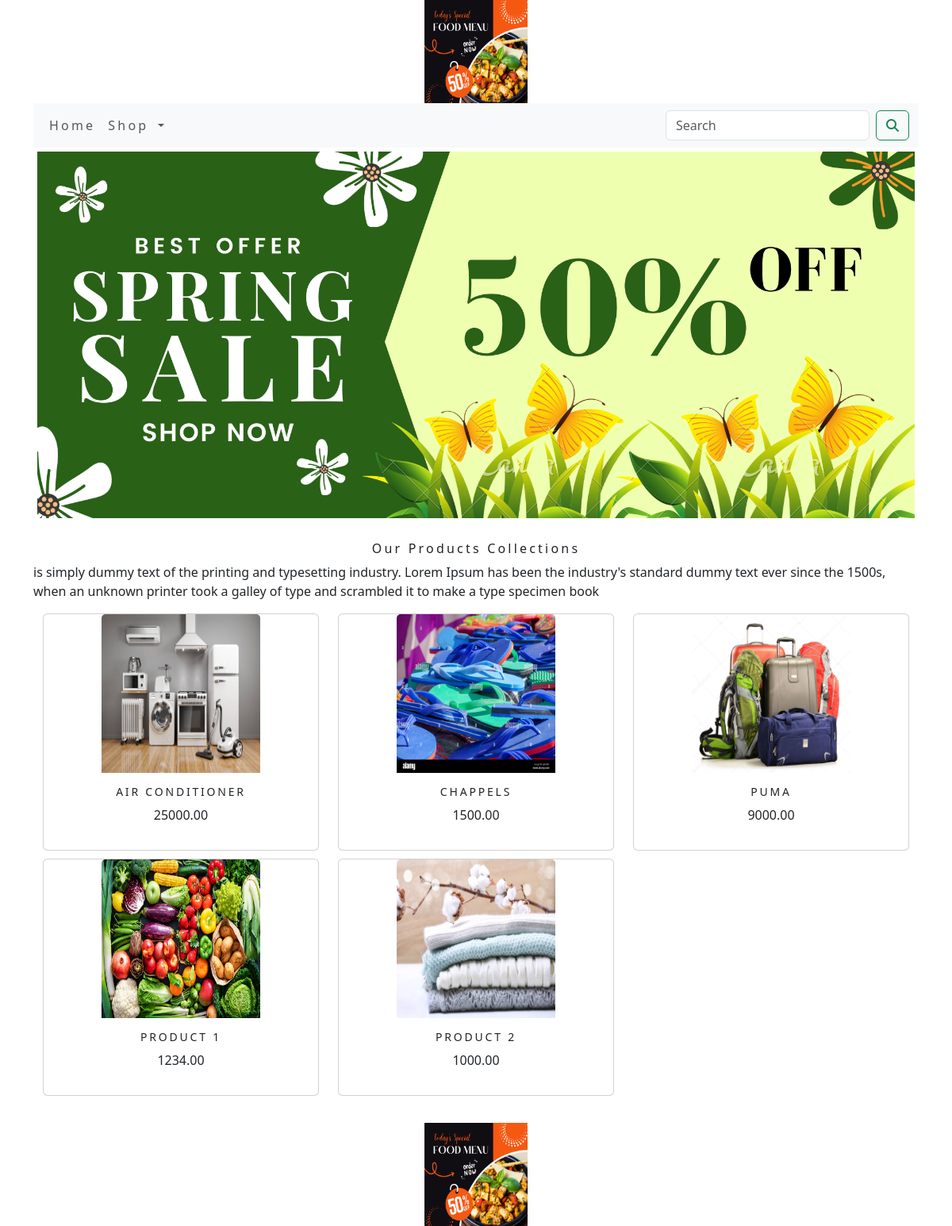
The app's page /shop/ with its own data.
### shop/models.py (models this page shows, shortened)
class Product(models.Model):
    name = models.CharField(max_length=250, unique=True)
    slug = models.SlugField(max_length=250, unique=True)
    description = models.TextField(blank=True)
    price=models.DecimalField(max_digits=10,decimal_places=2)
    category=models.ForeignKey(Category,on_delete=models.CASCADE)
    image = models.ImageField(upload_to='product', blank=True)
    stock=models.IntegerField()
    available=models.BooleanField(default=True)
    created=models.DateTimeField(auto_now_add=True)
    updated=models.DateTimeField(auto_now=True)
    def get_url(self):
        return reverse('shop:prodCatdetail',args=[self.category.slug,self.slug])
    class Meta:
        ordering=('name',)
        verbose_name='product'
        verbose_name_plural='products'

### shop/views.py (the view)
# urls.py: path('',views.allProdCat,name='allProdCat'),
def allProdCat(request,c_slug=None):
    c_page=None
    products_list=None
    if c_slug!=None:
        c_page=get_object_or_404(Category,slug=c_slug)
        products_list=Product.objects.all().filter(category=c_page,available=True)
    else:
        products_list=Product.objects.all().filter(available=True)
    paginator=Paginator(products_list,6)
    try:
        page=int(request.GET.get('page','1'))
    except:
        page=1
    try:
        products=paginator.page(page)
    except (EmptyPage,InvalidPage):
        products=paginator.page(paginator.num_pages)
    return render(request,"category.html",{'category':c_page,'products':products})

### cart/context_processors.py (called while the page is built)
def counter(request):
    item_count=0
    if 'admin' in request.path:
        return {}
    else:
        try:
            cart=Cart.objects.filter(cart_id=_cart_id(request))
            cart_items=CartItem.objects.all().filter(cart=cart[:1])
            for cart_item in cart_items:
                item_count += cart_item.quantity
        except Cart.DoesNotExist:
            item_count =0
    return dict(item_count=item_count)

### cart/views.py (called while the page is built)
def _cart_id(request):
    cart=request.session.session_key
    if not cart:
        cart=request.session.create()
    return cart

### shop/context_processors.py (called while the page is built)
def menu_links(request):
    links=Category.objects.all()
    return dict(links=links)

### shop/models.py (called while the page is built)
    def get_url(self):
        return reverse('shop:products_by_category',args=[self.slug])

### templates/category.html (shortened to what this page needs)
{% extends 'base.html' %}
{% load static %}
{% block content %}
<div class="mx_auto">
    {% if category %}
        <img class="my_image" src="{{category.image.url}}"  alt="{{category.name}}">
</div>
    <br>
<div>
        <h1 class="text-center my_title">{{category.name}}</h1>
        <p class="text-justify">{{category.description}}</p>
</div>
    {% else %}
<div>
<img class="my_image my_image_padding" src="{% static 'img/banner.png' %}" alt="our products" width="1250px">
</div>
<br>
<div>
    <h1 class="text-center my_title"> Our Products Collections</h1>
    <p class=" text-justify">is simply dummy text of the printing and typesetting industry. Lorem Ipsum has been the industry's standard dummy text ever since the 1500s, when an unknown printer took a galley of type and scrambled it to make a type specimen book</p>
</div>
    {% endif %}
<div class="container">
    <div class="row mx_auto">
        {% for product in products.object_list %}
        <div class="my_bottom_margin col-9 col-sm-12 col-md-4  xol-lg-4">
            <div class="card text-center" style="min-width-:18rem;">
                <a href="{{product.get_url}}"><img class="card-img-top my_image" src="{{product.image.url}}" style="width:200px;height:200px;" alt="{{product.name}}"></a>
            <div class="card-body">
                <h4>{{product.name}}</h4>
                <p>{{product.price}}</p>
            </div>
            </div>
        </div>
         {% endfor %}
      </div>
    <br>
</div>
{% endblock %}

### templates/base.html (shortened to what this page needs)
{% load static %}
<!DOCTYPE html>
<html lang="en">
<head>
    <link rel="stylesheet" href="{% static 'css/custom.css' %}">
    <link href="{% static 'css/bootstrap.min.css' %}" rel="stylesheet">
    <link href="https://cdn.jsdelivr.net/npm/bootstrap@5.3.0/dist/css/bootstrap.min.css" rel="stylesheet">
</head>
<body>
<div class="container">
{% include 'header.html' %}
{% include 'navbar.html' %}
{% block content %}
{% endblock %}
   </div>
{% include 'header.html' %}
</body>
</html>

### templates/header.html
{% load static %}
<header>
    <center>
        <a href="{% url 'shop:allProdCat' %}"></a> <img src="{% static 'img/logo.png' %}" alt="logimage" width="130px"; height="130px">
    </center>
</header>

### templates/navbar.html (shortened to what this page needs)
<nav class="navbar navbar-expand-lg navbar-light bg-light">
  <div class="container-fluid">
    <div class="collapse navbar-collapse" id="navbarSupportedContent">
      <ul class="navbar-nav me-auto mb-2 mb-lg-0">
        <li class="nav-item">
          <a class="nav-link" href="#">Home</a>
        </li>
        <li class="nav-item dropdown {% if 'shop' in request.path %} active {% endif %}">
          <a class="nav-link dropdown-toggle" href="#" id="navbarDropdown" role="button" data-bs-toggle="dropdown" aria-expanded="false">
            Shop
          </a>
        </li>
      </ul>
      <form class="d-flex" action="{% url 'search_app:SearchResult' %}" method="get" >
        <input class="form-control me-2" type="search" placeholder="Search" name="q" aria-label="Search">
        <button class="btn btn-outline-success" type="submit"><i class="fa fa-search" ></i></button>
      </form>
    </div>
  </div>
</nav>

### static/css/custom.css (style rules this page uses)
body { font-family: 'Roboto' , sans-serif; }
.nav-item { letter-spacing : .2em; font size :14px; test-transform :uppercase; }
.my_image { width:100%; height:auto; }
.my_title { font-size:16px; text_transform:uppercase; letter-spacing:.2em; }
.my_image_padding { padding:5px; }
.my_bottom_margin { margin-bottom:10px; }
.card-body h4 { font-size:14px; text-transform:uppercase; letter-spacing:.2em; }

### records on screen
Product: image (picture), name "AIR CONDITIONER", price "25000.00"
Product: image (picture), name "CHAPPELS", price "1500.00"
Product: image (picture), name "PUMA", price "9000.00"
Product: image (picture), name "PRODUCT 1", price "1234.00"
Product: image (picture), name "PRODUCT 2", price "1000.00"
